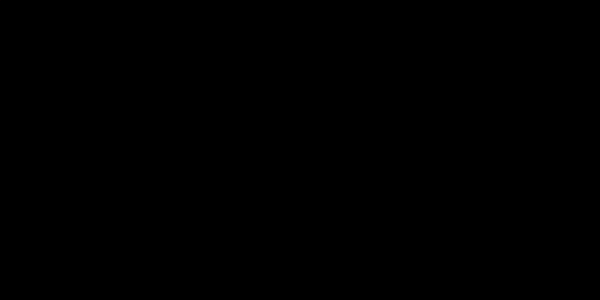
Frame 1 (no input)
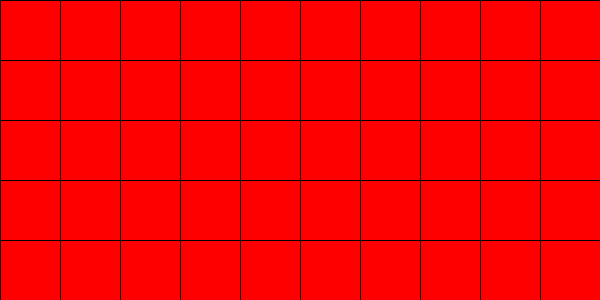
Frame 60 (the mouse pressed at the canvas centre just before this capture)
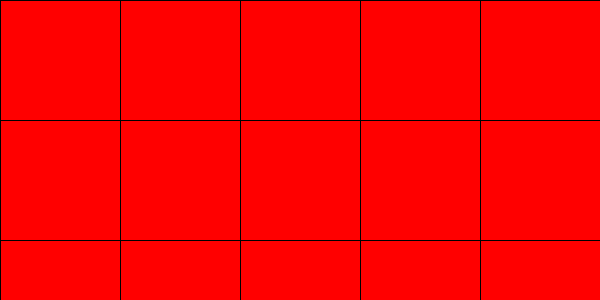
Frame 120 (the mouse held since frame 60 and released just before this capture)

The Processing sketch that drew these frames (run headless with seeded random() and noise(); from frame 60 on, the mouse is pressed at the canvas centre):

// Processing sketch: animation
// ── animation.pde
void setup(){
  size(600,300);
}

int count=0;

void draw(){
  background(255,0,0);
  count = count+1;
  grid(count);
}

void grid(int gridSize) {  
  // horizontal grid lines
  for (int a=0; a<height; a=a+gridSize){
    line(0, a,  width, a); 
  }  

  // vertical grid lines
  for (int a=0; a<width; a=a+gridSize){
    line(a, 0,  a, height); 
  }  
}
